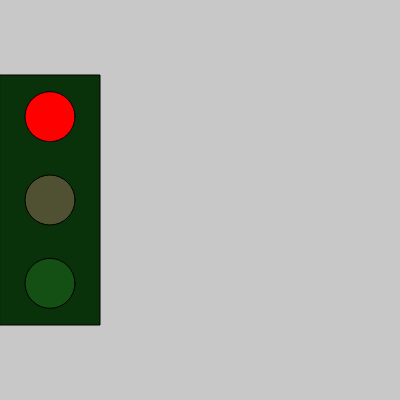
Frame 1 (no input)
Frame 60 (no input): identical to frame 1, image omitted
Frame 120 (the mouse pressed at the canvas centre since frame 60): identical to frame 1, image omitted

The p5.js sketch that drew this single still picture (run headless with seeded random() and noise() and a simulated clock; from frame 60 on, the mouse is pressed at the canvas centre):

// p5.js sketch
// ── sketch.js
let semaforo = {
  offsetXRectangulo: 0,
  estado: 'rojo',
  indiceEstado: 0,
  anchuraRectangulo: 100,
  alturaRectangulo: 250,
  offsetYRectangulo: 75,
  diametroLuces: 50,
  
  calcularYRojo: function() {
    return this.offsetYRectangulo + this.alturaRectangulo / 3 / 2;
  }
}

let coloresSemaforo;

function setup() {
  createCanvas(400, 400);
  coloresSemaforo = {
    encendidos: ["red", "yellow", "green"],
    apagados: [color(80, 20, 20), color(80, 80, 50), color(20, 80, 20)]
  };
}

function draw() {
  background(200);
  dibujarRectanguloBase();
  dibujarLuzSemaforo('rojo', 0);
  dibujarLuzSemaforo('amarillo', 1);
  dibujarLuzSemaforo('verde', 2);
  // semaforo.offsetXRectangulo++;
}

function mouseClicked() {
  console.log(semaforo.estado);
  let secuenciaEstados = ['rojo', 'verde', 'amarillo'];
  semaforo.indiceEstado = (semaforo.indiceEstado + 1) % secuenciaEstados.length;
  semaforo.estado = secuenciaEstados[semaforo.indiceEstado];
}

function dibujarRectanguloBase() {
  fill(10, 50, 10);
  rect(
    semaforo.offsetXRectangulo, 
    semaforo.offsetYRectangulo, 
    semaforo.anchuraRectangulo, 
    semaforo.alturaRectangulo
  );
}

function dibujarLuzSemaforo(nombreLuz, indiceColor) {
  if(semaforo.estado === nombreLuz) {
    fill(coloresSemaforo.encendidos[indiceColor]);
  } else {
    fill(coloresSemaforo.apagados[indiceColor]);    
  }
  const xLuces = semaforo.offsetXRectangulo + semaforo.anchuraRectangulo / 2;
  const posicionY = semaforo.calcularYRojo() + semaforo.alturaRectangulo * indiceColor / 3;
  console.log(posicionY)
  circle(xLuces, posicionY, semaforo.diametroLuces);
}
